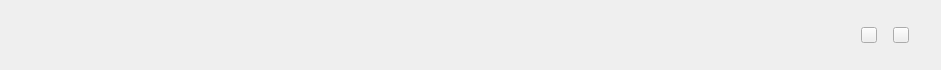
       <widget class="Widget" name="widget_3" native="true">
        <property name="minimumSize">
         <size>
          <width>0</width>
          <height>70</height>
         </size>
        </property>
        <property name="maximumSize">
         <size>
          <width>16777215</width>
          <height>70</height>
         </size>
        </property>
        <property name="styleSheet">
         <string notr="true"/>
        </property>
        <layout class="QGridLayout" name="gridLayout">
         <property name="leftMargin">
          <number>0</number>
         </property>
         <property name="topMargin">
          <number>0</number>
         </property>
         <property name="rightMargin">
          <number>0</number>
         </property>
         <property name="bottomMargin">
          <number>0</number>
         </property>
         <property name="spacing">
          <number>0</number>
         </property>
         <item row="0" column="1">
          <widget class="QWidget" name="widget_11" native="true">
           <layout class="QGridLayout" name="gridLayout_5">
            <property name="leftMargin">
             <number>0</number>
            </property>
            <property name="topMargin">
             <number>0</number>
            </property>
            <property name="rightMargin">
             <number>32</number>
            </property>
            <property name="bottomMargin">
             <number>0</number>
            </property>
            <property name="horizontalSpacing">
             <number>16</number>
            </property>
            <property name="verticalSpacing">
             <number>0</number>
            </property>
            <item row="0" column="1">
             <widget class="QPushButton" name="headClose">
              <property name="minimumSize">
               <size>
                <width>16</width>
                <height>16</height>
               </size>
              </property>
              <property name="maximumSize">
               <size>
                <width>16</width>
                <height>16</height>
               </size>
              </property>
              <property name="cursor">
               <cursorShape>ArrowCursor</cursorShape>
              </property>
              <property name="styleSheet">
               <string notr="true"/>
              </property>
              <property name="text">
               <string/>
              </property>
             </widget>
            </item>
            <item row="0" column="0">
             <widget class="QPushButton" name="headMin">
              <property name="minimumSize">
               <size>
                <width>16</width>
                <height>16</height>
               </size>
              </property>
              <property name="maximumSize">
               <size>
                <width>16</width>
                <height>16</height>
               </size>
              </property>
              <property name="styleSheet">
               <string notr="true"/>
              </property>
              <property name="text">
               <string/>
              </property>
             </widget>
            </item>
           </layout>
          </widget>
         </item>
         <item row="0" column="0">
          <spacer name="horizontalSpacer">
           <property name="orientation">
            <enum>Qt::Horizontal</enum>
           </property>
           <property name="sizeHint" stdset="0">
            <size>
             <width>861</width>
             <height>20</height>
            </size>
           </property>
          </spacer>
         </item>
        </layout>
       </widget>
